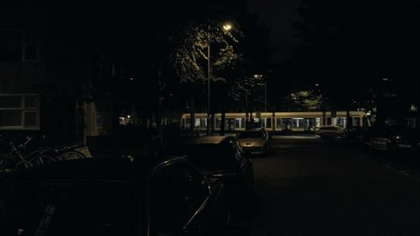
%> input picture Enhazing-Msrcr/lucy.jpg, 420 x 236 px, shrunk from 534 x 300 before the run
$ octave Main_Msrcr.m   (GNU Octave 9; MATLAB toolbox functions it lacks are replaced by stand-ins)
%> lines starting %> are read from the running program, lines starting %| are printed output that depends on the picture
%% 程序分享
% 个人博客 www.aomanhao.top
% Github https://github.com/AomanHao
% CSDN https://blog.csdn.net/Aoman_Hao
%--------------------------------------
clc;
clear;
close all;

%% -----------带色彩恢复的多尺度视网膜增强算法（MSRCR）----------------
%% 加载图片
I = imread('lucy.jpg');
%> I is the input picture: size 236x420x3 uint8; mean R, G, B 8.5, 11.2, 11.8
Ir=I(:,:,1);
Ig=I(:,:,2);
Ib=I(:,:,3);

%% %%%%%%%%设定所需参数%%%%%%
G = 192;
b = -30;
alpha = 125;
beta = 46;
Ir_double=double(Ir);
Ig_double=double(Ig);
Ib_double=double(Ib);

%% %%%%%%%%设定高斯参数%%%%%%
sigma_1=15;   %三个高斯核
sigma_2=80;
sigma_3=250;
[x y]=meshgrid((-(size(Ir,2)-1)/2):(size(Ir,2)/2),(-(size(Ir,1)-1)/2):(size(Ir,1)/2));
gauss_1=exp(-(x.^2+y.^2)/(2*sigma_1*sigma_1));  %计算高斯函数
Gauss_1=gauss_1/sum(gauss_1(:));  %归一化处理
gauss_2=exp(-(x.^2+y.^2)/(2*sigma_2*sigma_2));
Gauss_2=gauss_2/sum(gauss_2(:));
gauss_3=exp(-(x.^2+y.^2)/(2*sigma_3*sigma_3));
Gauss_3=gauss_3/sum(gauss_3(:));

%% %%%%%%%%对R分量操作%%%%%%%
% MSR部分
Ir_log=log(Ir_double+1);  %将图像转换到对数域
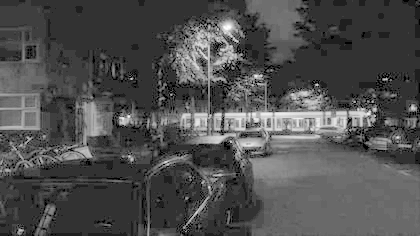
%> Ir_log: size 236x420 double; min 0, max 5.55, mean 1.72; drawn with min black and max white
f_Ir=fft2(Ir_double);  %对图像进行傅立叶变换,转换到频域中

%sigam=15的处理结果
fgauss=fft2(Gauss_1,size(Ir,1),size(Ir,2));
fgauss=fftshift(fgauss);  %将频域中心移到零点
Rr=ifft2(fgauss.*f_Ir);  %做卷积后变换回空域中
min1=min(min(Rr));
%> min1 = -0.0526
Rr_log= log(Rr - min1+1);
Rr1=Ir_log-Rr_log;

%sigam=80
fgauss=fft2(Gauss_2,size(Ir,1),size(Ir,2));
fgauss=fftshift(fgauss);
Rr= ifft2(fgauss.*f_Ir);
min1=min(min(Rr));
%> min1 = -0.00252
Rr_log= log(Rr - min1+1);
Rr2=Ir_log-Rr_log;

 %sigam=250
fgauss=fft2(Gauss_3,size(Ir,1),size(Ir,2));
fgauss=fftshift(fgauss);
Rr= ifft2(fgauss.*f_Ir);
min1=min(min(Rr));
%> min1 = -0.000386
Rr_log= log(Rr - min1+1);
Rr3=Ir_log-Rr_log;

Rr=0.33*Rr1+0.34*Rr2+0.33*Rr3;   %加权求和
MSR1 = Rr;
SSR1 = Rr2;
%计算CR
CRr = beta*(log(alpha*Ir_double+1)-log(Ir_double+Ig_double+Ib_double+1));
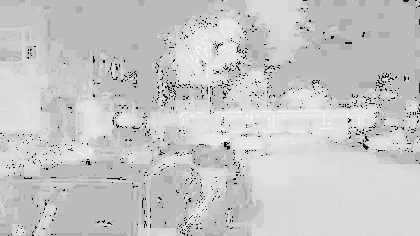
%> CRr: size 236x420 double; min -144.2, max 216, mean 137.3; drawn with min black and max white

%% SSR 单尺度视网膜增强算法
min1 = min(min(SSR1));
%> min1 = -0.00496
max1 = max(max(SSR1));
%> max1 = 5.54
SSR1 = uint8(255*(SSR1-min1)/(max1-min1));

%% MSR 多尺度视网膜增强算法
min1 = min(min(MSR1));
%> min1 = -0.0346
max1 = max(max(MSR1));
%> max1 = 5.53
MSR1 = uint8(255*(MSR1-min1)/(max1-min1));

%% MSRCR 带色彩恢复的多尺度视网膜增强算法（MSRCR）
Rr = G*(CRr.*Rr+b);
min1 = min(min(Rr));
%> min1 = -5760
max1 = max(max(Rr));
%> max1 = 181321
Rr_final = uint8(255*(Rr-min1)/(max1-min1));


%%%%%%%%%%对g分量操作%%%%%%%
Ig_double=double(Ig);
Ig_log=log(Ig_double+1);  %将图像转换到对数域
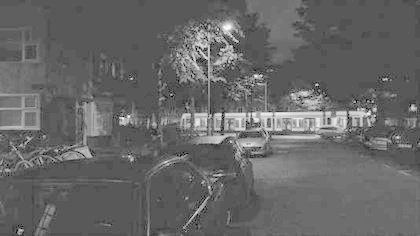
%> Ig_log: size 236x420 double; min 0, max 5.53, mean 2.26; drawn with min black and max white
f_Ig=fft2(Ig_double);  %对图像进行傅立叶变换,转换到频域中

fgauss=fft2(Gauss_1,size(Ig,1),size(Ig,2));
fgauss=fftshift(fgauss);  %将频域中心移到零点
Rg= ifft2(fgauss.*f_Ig);  %做卷积后变换回空域中
min2=min(min(Rg));
%> min2 = -0.0562
Rg_log= log(Rg-min2+1);
Rg1=Ig_log-Rg_log;  %sigam=15的处理结果

fgauss=fft2(Gauss_2,size(Ig,1),size(Ig,2));
fgauss=fftshift(fgauss);
Rg= ifft2(fgauss.*f_Ig);
min2=min(min(Rg));
%> min2 = -0.00329
Rg_log= log(Rg-min2+1);
Rg2=Ig_log-Rg_log;  %sigam=80


fgauss=fft2(Gauss_3,size(Ig,1),size(Ig,2));
fgauss=fftshift(fgauss);
Rg= ifft2(fgauss.*f_Ig);
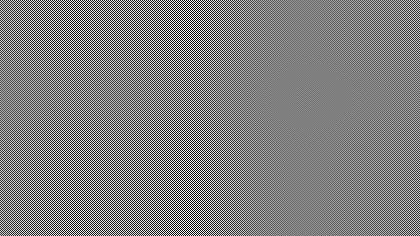
%> Rg: size 236x420 double; min -0.000639, max 0.000639, mean 1.83e-21; drawn with min black and max white
min2=min(min(Rg));
%> min2 = -0.000639
Rg_log= log(Rg-min2+1);
Rg3=Ig_log-Rg_log;  %sigam=250

Rg=0.33*Rg1+0.34*Rg2+0.33*Rg3;   %加权求和
SSR2 = Rg2;
MSR2 = Rg;
%计算CR
CRg = beta*(log(alpha*Ig_double+1)-log(Ir_double+Ig_double+Ib_double+1));
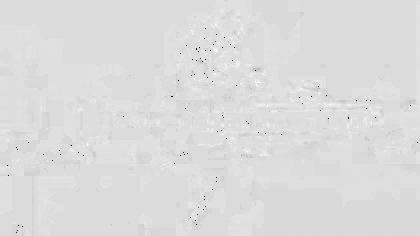
%> CRg: size 236x420 double; min -105.9, max 216, mean 172.4; drawn with min black and max white

%SSR:
min2 = min(min(SSR2));
%> min2 = -0.00524
max2 = max(max(SSR2));
%> max2 = 5.53
SSR2 = uint8(255*(SSR2-min2)/(max2-min2));

%MSR
min2 = min(min(MSR2));
%> min2 = -0.0323
max2 = max(max(MSR2));
%> max2 = 5.51
MSR2 = uint8(255*(MSR2-min2)/(max2-min2));

%MSRCR
Rg = G*(CRg.*Rg+b);
min2 = min(min(Rg));
%> min2 = -5760
max2 = max(max(Rg));
%> max2 = 179067.3
Rg_final = uint8(255*(Rg-min2)/(max2-min2));

%% %%%%%%%%对B分量操作同R分量%%%%%%%
Ib_double=double(Ib);
Ib_log=log(Ib_double+1);
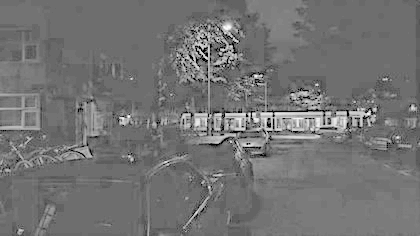
%> Ib_log: size 236x420 double; min 0, max 5.31, mean 2.41; drawn with min black and max white
f_Ib=fft2(Ib_double);

fgauss=fft2(Gauss_1,size(Ib,1),size(Ib,2));
fgauss=fftshift(fgauss);
Rb= ifft2(fgauss.*f_Ib);
min3=min(min(Rb));
%> min3 = -0.0646
Rb_log= log(Rb-min3+1);
Rb1=Ib_log-Rb_log;

fgauss=fft2(Gauss_2,size(Ib,1),size(Ib,2));
fgauss=fftshift(fgauss);
Rb= ifft2(fgauss.*f_Ib);
min3=min(min(Rb));
%> min3 = -0.00452
Rb_log= log(Rb-min3+1);
Rb2=Ib_log-Rb_log;


fgauss=fft2(Gauss_3,size(Ib,1),size(Ib,2));
fgauss=fftshift(fgauss);
Rb= ifft2(fgauss.*f_Ib);
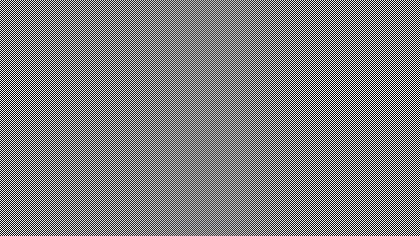
%> Rb: size 236x420 double; min -0.00161, max 0.00161, mean -6.29e-21; drawn with min black and max white
min3=min(min(Rb));
%> min3 = -0.00161
Rb_log= log(Rb-min3+1);
Rb3=Ib_log-Rb_log;

Rb=0.33*Rb1+0.34*Rb2+0.33*Rb3;

%计算CR
CRb = beta*(log(alpha*Ib_double+1)-log(Ir_double+Ig_double+Ib_double+1));
SSR3 = Rb2;
MSR3 = Rb;
%SSR:
min3 = min(min(SSR3));
%> min3 = -0.00843
max3 = max(max(SSR3));
%> max3 = 5.31
SSR3 = uint8(255*(SSR3-min3)/(max3-min3));

%MSR
min3 = min(min(MSR3));
%> min3 = -0.0259
max3 = max(max(MSR3));
%> max3 = 5.29
MSR3 = uint8(255*(MSR3-min3)/(max3-min3));

%MSRCR
Rb = G*(CRb.*Rb+b);
min3 = min(min(Rb));
%> min3 = -5760
max3 = max(max(Rb));
%> max3 = 166416.7
Rb_final = uint8(255*(Rb-min3)/(max3-min3));

%% %%%%%%%%%%%%%%%%%%%%%%%%%%%%%%%%%%%%%%%
ssr = cat(3,SSR1,SSR2,SSR3);
msr = cat(3,MSR1,MSR2,MSR3);
msrcr=cat(3,Rr_final,Rg_final,Rb_final);  %将三通道图像合并
figure ;imshow(I);title('原图')  %显示原始图像
figure;imshow(ssr);title('SSR')
imwrite(ssr,'ssr.JPG');
figure;imshow(msr);title('MSR')
imwrite(msr,'msr.JPG');
figure;imshow(msrcr);title('MSRCR')  %显示处理后的图像
imwrite(msrcr,'msrcr.JPG');
